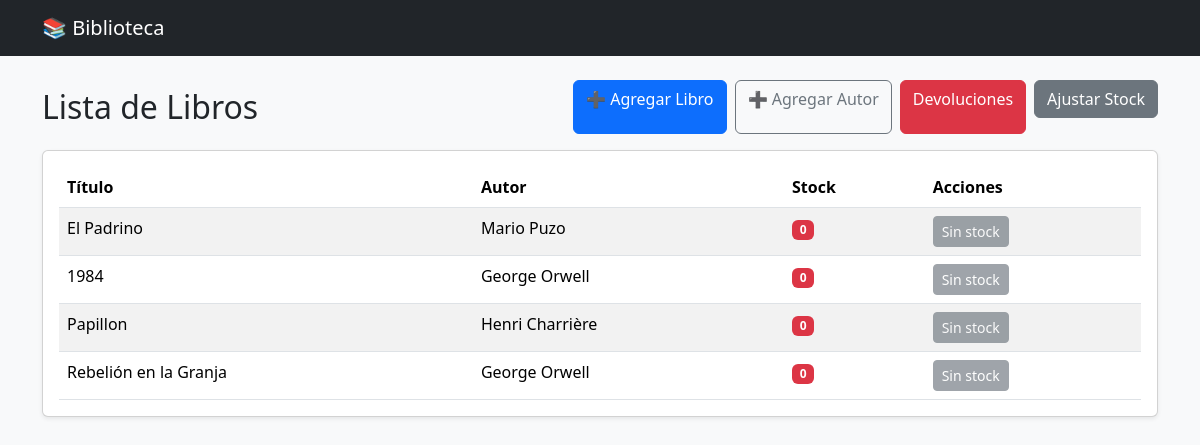
The app's page /, older data.
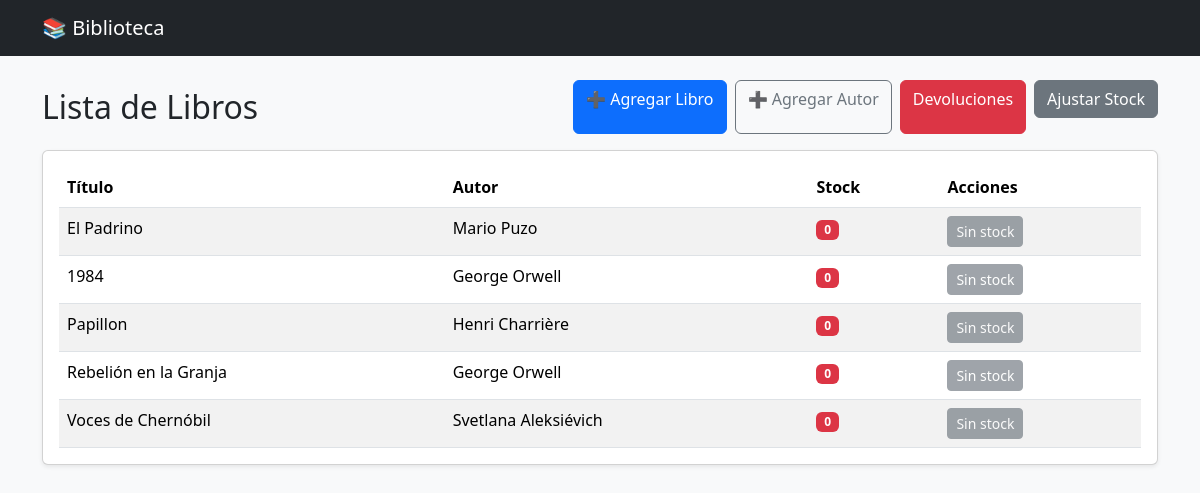
The same page, newer data.
### catalogo/models.py (models this page shows, shortened)
class Libro(models.Model):
    titulo = models.CharField(max_length=200)
    autor = models.ForeignKey(Autor, on_delete=models.CASCADE)
    stock = models.PositiveIntegerField(
        default=0,
        validators=[MinValueValidator(0)]
    )

class Autor(models.Model):
    nombre = models.CharField(max_length=100)

### catalogo/views.py (the view)
# urls.py: path("", views.lista_libros, name="lista_libros"),
def lista_libros(request):
    libros = Libro.objects.select_related("autor").all()
    return render(request, "catalogo/lista_libros.html", {"libros": libros})

### catalogo/templates/catalogo/lista_libros.html (shortened to what this page needs)
{% extends "catalogo/base.html" %}
{% block content %}
<div class="d-flex justify-content-between align-items-center mb-3">
    <h2 class="mb-0">Lista de Libros</h2>
    <div class="d-flex gap-2">
        <a href="{% url 'crear_libro' %}" class="btn btn-primary">➕ Agregar Libro</a>
        <a href="{% url 'crear_autor' %}" class="btn btn-outline-secondary">➕ Agregar Autor</a>
        <a href="{% url 'devolver_libro' %}" class="btn btn-danger">Devoluciones</a>
        <a href="{% url 'ajustar_stock' %}" class="btn btn-secondary mb-3">Ajustar Stock</a>
    </div>
</div>
<div class="card shadow-sm">
    <div class="card-body">
        {% if libros %}
            <table class="table table-striped table-hover mb-0">
                <thead>
                    <tr>
                        <th>Título</th>
                        <th>Autor</th>
                        <th>Stock</th>
                        <th>Acciones</th>
                    </tr>
                </thead>
                <tbody>
                    {% for libro in libros %}
                    <tr>
                        <td>{{ libro.titulo }}</td>
                        <td>{{ libro.autor.nombre }}</td>
                        <td>
                            {% if libro.stock > 0 %}
                                <span class="badge bg-success">
                                    {{ libro.stock }}
                                </span>
                            {% else %}
                                <span class="badge bg-danger">0</span>
                            {% endif %}
                        </td>
                        <td>
                            {% if libro.stock > 0 %}
                                <a href="{% url 'prestar_libro' libro.id %}"
                                    class="btn btn-sm btn-warning">Prestar</a>
                            {% else %}
                                <button class="btn btn-sm btn-secondary" disabled>Sin stock</button>
                            {% endif %}
                        </td>
                    </tr>
                    {% endfor %}
                </tbody>
            </table>
        {% else %}
            <div class="alert alert-warning mb-0">
                No hay libros registrados.
            </div>
        {% endif %}
    </div>
</div>
{% endblock %}

Row changes from the older to the newer data that the page shows:
added Libro: titulo "Voces de Chernóbil", autor.nombre "Svetlana Aleksiévich", stock "0"
